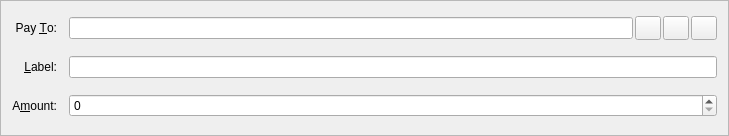
<?xml version="1.0" encoding="UTF-8"?>
<ui version="4.0">
 <class>SendCoinsEntry</class>
 <widget class="QFrame" name="SendCoinsEntry">
  <property name="geometry">
   <rect>
    <x>0</x>
    <y>0</y>
    <width>729</width>
    <height>136</height>
   </rect>
  </property>
  <property name="windowTitle">
   <string>Form</string>
  </property>
  <property name="frameShape">
   <enum>QFrame::StyledPanel</enum>
  </property>
  <property name="frameShadow">
   <enum>QFrame::Sunken</enum>
  </property>
  <layout class="QGridLayout" name="gridLayout">
   <property name="spacing">
    <number>12</number>
   </property>
   <item row="5" column="0">
    <widget class="QLabel" name="label">
     <property name="text">
      <string>A&amp;mount:</string>
     </property>
     <property name="alignment">
      <set>Qt::AlignRight|Qt::AlignTrailing|Qt::AlignVCenter</set>
     </property>
     <property name="buddy">
      <cstring>payAmount</cstring>
     </property>
    </widget>
   </item>
   <item row="3" column="0">
    <widget class="QLabel" name="label_2">
     <property name="text">
      <string>Pay &amp;To:</string>
     </property>
     <property name="alignment">
      <set>Qt::AlignRight|Qt::AlignTrailing|Qt::AlignVCenter</set>
     </property>
     <property name="buddy">
      <cstring>payTo</cstring>
     </property>
    </widget>
   </item>
   <item row="5" column="1">
    <widget class="BitcoinAmountField" name="payAmount"/>
   </item>
   <item row="4" column="0">
    <widget class="QLabel" name="label_4">
     <property name="text">
      <string>&amp;Label:</string>
     </property>
     <property name="alignment">
      <set>Qt::AlignRight|Qt::AlignTrailing|Qt::AlignVCenter</set>
     </property>
     <property name="buddy">
      <cstring>addAsLabel</cstring>
     </property>
    </widget>
   </item>
   <item row="3" column="1">
    <layout class="QHBoxLayout" name="payToLayout">
     <property name="spacing">
      <number>0</number>
     </property>
     <item>
      <widget class="QValidatedLineEdit" name="payTo">
       <property name="toolTip">
        <string>The address to send the payment to (e.g. btK1jUZ2SEe7hxMA4tvDWxpBigJyekXPgZ)</string>
       </property>
       <property name="maxLength">
        <number>34</number>
       </property>
      </widget>
     </item>
     <item>
      <widget class="QPushButton" name="addressBookButton">
       <property name="sizePolicy">
        <sizepolicy hsizetype="Fixed" vsizetype="Fixed">
         <horstretch>0</horstretch>
         <verstretch>0</verstretch>
        </sizepolicy>
       </property>
       <property name="minimumSize">
        <size>
         <width>28</width>
         <height>0</height>
        </size>
       </property>
       <property name="maximumSize">
        <size>
         <width>28</width>
         <height>24</height>
        </size>
       </property>
       <property name="toolTip">
        <string>Choose address from address book</string>
       </property>
       <property name="styleSheet">
        <string notr="true">max-width: 24px; min-width: 24px; margin-left: 2px;</string>
       </property>
       <property name="text">
        <string/>
       </property>
       <property name="icon">
        <iconset resource="../bitcoin.qrc">
         <normaloff>:/icons/address-book</normaloff>:/icons/address-book</iconset>
       </property>
       <property name="shortcut">
        <string>Alt+A</string>
       </property>
      </widget>
     </item>
     <item>
      <widget class="QPushButton" name="pasteButton">
       <property name="sizePolicy">
        <sizepolicy hsizetype="Fixed" vsizetype="Fixed">
         <horstretch>0</horstretch>
         <verstretch>0</verstretch>
        </sizepolicy>
       </property>
       <property name="minimumSize">
        <size>
         <width>28</width>
         <height>0</height>
        </size>
       </property>
       <property name="maximumSize">
        <size>
         <width>28</width>
         <height>24</height>
        </size>
       </property>
       <property name="toolTip">
        <string>Paste address from clipboard</string>
       </property>
       <property name="styleSheet">
        <string notr="true">max-width: 24px; min-width: 24px; margin-left: 2px;</string>
       </property>
       <property name="text">
        <string/>
       </property>
       <property name="icon">
        <iconset resource="../bitcoin.qrc">
         <normaloff>:/icons/editpaste</normaloff>:/icons/editpaste</iconset>
       </property>
       <property name="shortcut">
        <string>Alt+P</string>
       </property>
      </widget>
     </item>
     <item>
      <widget class="QPushButton" name="deleteButton">
       <property name="sizePolicy">
        <sizepolicy hsizetype="Fixed" vsizetype="Fixed">
         <horstretch>0</horstretch>
         <verstretch>0</verstretch>
        </sizepolicy>
       </property>
       <property name="minimumSize">
        <size>
         <width>28</width>
         <height>0</height>
        </size>
       </property>
       <property name="maximumSize">
        <size>
         <width>28</width>
         <height>24</height>
        </size>
       </property>
       <property name="toolTip">
        <string>Remove this recipient</string>
       </property>
       <property name="styleSheet">
        <string notr="true">max-width: 24px; min-width: 24px; margin-left: 2px;</string>
       </property>
       <property name="text">
        <string/>
       </property>
       <property name="icon">
        <iconset resource="../bitcoin.qrc">
         <normaloff>:/icons/remove</normaloff>:/icons/remove</iconset>
       </property>
      </widget>
     </item>
    </layout>
   </item>
   <item row="4" column="1">
    <widget class="QValidatedLineEdit" name="addAsLabel">
     <property name="toolTip">
      <string>Enter a label for this address to add it to your address book</string>
     </property>
    </widget>
   </item>
  </layout>
 </widget>
 <customwidgets>
  <customwidget>
   <class>QValidatedLineEdit</class>
   <extends>QLineEdit</extends>
   <header>qvalidatedlineedit.h</header>
  </customwidget>
  <customwidget>
   <class>BitcoinAmountField</class>
   <extends>QSpinBox</extends>
   <header>bitcoinamountfield.h</header>
   <container>1</container>
  </customwidget>
 </customwidgets>
 <resources>
  <include location="../bitcoin.qrc"/>
 </resources>
 <connections/>
</ui>
